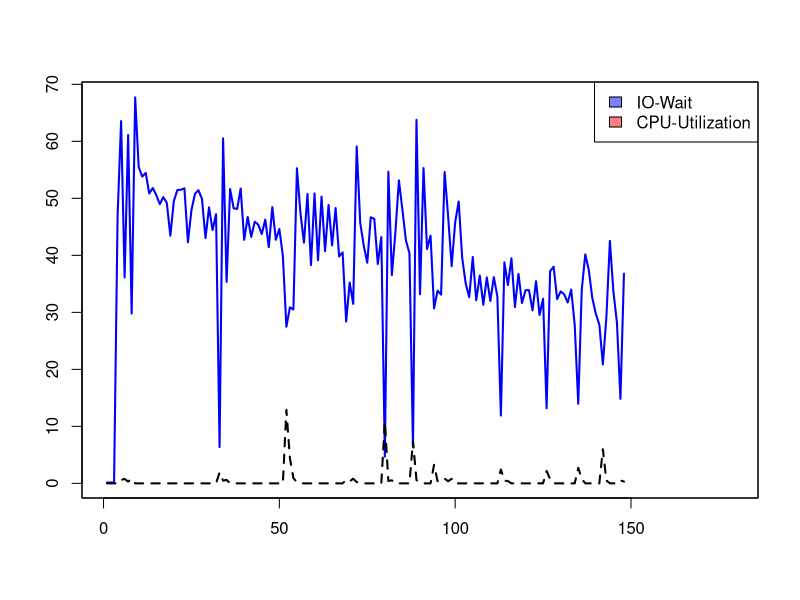

The R script that drew this image:
pdf("/home/hadoop/rough/MyGITProjects/PGA_EvaluationArchitecturePaper/Evaluation-architectures-for-big-data/LsuSamsungPaper/Figure/SystemData/Plots/ECCPUSSD.pdf", family="Times")

data <- read.csv(file="EC_1HDD_CPUCopy.csv",head=FALSE,sep=",")

plot(data$V4, type="l", lty=1, ann=FALSE, col="blue", lwd=2)
lines(data$V5, col="black", lty=2, lwd=2)

#These two lines will allow for color blending at overlap
#polygon(data$V5, col=rgb(0, 0, 1,0.5), border="black")
#polygon(data$V4, col=rgb(1, 0, 0,0.5), border="black")

#These two lines will have no color blending at overlap
#polygon(data$V5, col="grey", border="black")
#polygon(data$V4, col="black", border="black")

legend("topright", c("IO-Wait", "CPU-Utilization"), fill=c(rgb(0, 0, 1,0.5),rgb(1, 0, 0,0.5)))

box()
dev.off()
